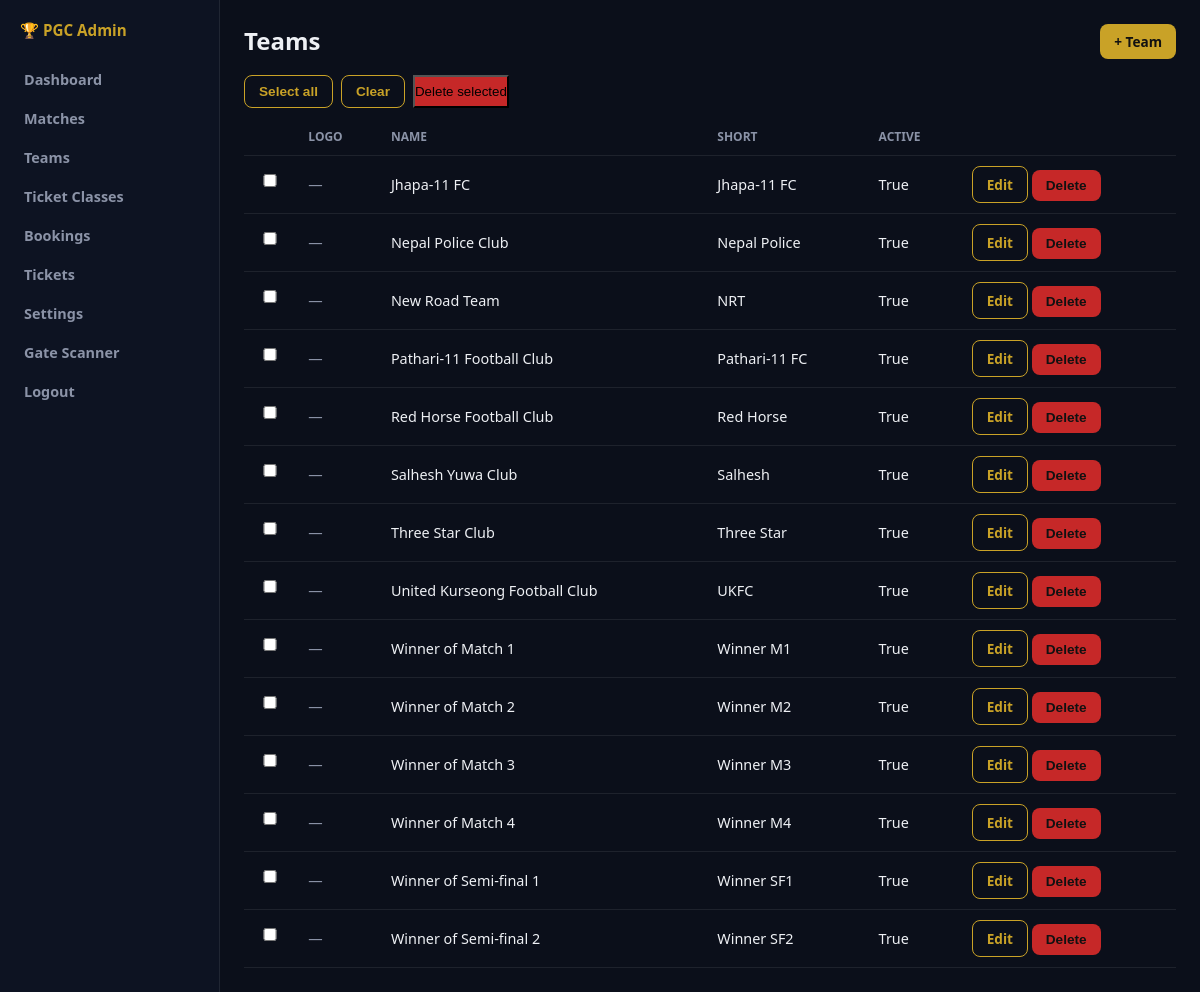
Screenshot of /admin/teams (signed in) with the database file from the repository.
### app/models/team.py (models this page shows, shortened)
class Team(db.Model):
    __tablename__ = 'teams'
    id = db.Column(db.Integer, primary_key=True)
    name = db.Column(db.String(120), nullable=False)
    short_name = db.Column(db.String(40))
    logo = db.Column(db.String(255))  # path under static/uploads
    primary_color = db.Column(db.String(20), default='#1a237e')
    secondary_color = db.Column(db.String(20), default='#ffffff')
    is_active = db.Column(db.Boolean, default=True)
    created_at = db.Column(db.DateTime, default=lambda: datetime.now(timezone.utc))

### app/routes/admin.py (the view)
@admin_bp.route('/teams')
@login_required
def teams():
    items = Team.query.order_by(Team.name).all()
    return render_template('admin/teams.html', teams=items)

### app/models/user.py (called while the page is built)
@login_manager.user_loader
def load_user(user_id):
    return User.query.get(int(user_id))

### app/templates/admin/teams.html (shortened to what this page needs)
{% extends "admin/base.html" %}
{% block content %}
<div style="display:flex;justify-content:space-between;margin-bottom:16px;flex-wrap:wrap;gap:8px">
  <h2>Teams</h2>
  <a class="btn" href="{{ url_for('admin.team_new') }}">+ Team</a>
</div>
<form method="post" action="{{ url_for('admin.team_bulk_delete') }}">
  <div style="margin-bottom:10px;display:flex;gap:8px;flex-wrap:wrap">
    <button type="button" class="btn btn-outline" onclick="document.querySelectorAll('.row-cb').forEach(c=>c.checked=true)">Select all</button>
    <button type="button" class="btn btn-outline" onclick="document.querySelectorAll('.row-cb').forEach(c=>c.checked=false)">Clear</button>
    <button type="submit" class="js-bulk-delete" data-confirm="Delete selected items?" class="btn" style="background:#c62828" >Delete selected</button>
  </div>
  <table>
    <tr><th></th><th>Logo</th><th>Name</th><th>Short</th><th>Active</th><th></th></tr>
    {% for t in teams %}
    <tr>
      <td><input class="row-cb" type="checkbox" name="ids" value="{{ t.id }}"></td>
      <td>
        {% if t.logo %}
        <img src="{{ url_for('admin.uploaded_file', filename=t.logo) }}" style="height:40px;width:40px;object-fit:contain;border-radius:50%;background:#111">
        {% else %}<span style="color:var(--muted)">—</span>{% endif %}
      </td>
      <td>{{ t.name }}</td>
      <td>{{ t.short_name }}</td>
      <td>{{ t.is_active }}</td>
      <td style="white-space:nowrap">
        <a class="btn btn-outline" href="{{ url_for('admin.team_edit', id=t.id) }}">Edit</a>
        <button data-confirm="Delete this team?" formaction="{{ url_for('admin.team_delete', id=t.id) }}" formmethod="post" class="btn" style="background:#c62828"
          >Delete</button>
      </td>
    </tr>
    {% endfor %}
  </table>
</form>
{% endblock %}

### app/static/css/admin.css (style rules this page uses)
:root { --bg:#0b0f1a; --side:#0d1322; --gold:#c9a227; --text:#eef0f4; --muted:#8b93a7; --card:#121a2b; --border:rgba(255,255,255,0.08); }
* { box-sizing:border-box;margin:0;padding:0 }
body { font-family:system-ui,sans-serif;background:var(--bg);color:var(--text);display:flex;min-height:100vh }
table { width:100%;border-collapse:collapse;font-size:0.9rem }
th,td { padding:10px 12px;text-align:left;border-bottom:1px solid var(--border) }
th { color:var(--muted);font-size:0.75rem;text-transform:uppercase }
.btn { display:inline-block;padding:8px 14px;border-radius:8px;background:var(--gold);color:#111;font-weight:700;border:none;cursor:pointer;text-decoration:none;font-size:0.85rem }
.btn-outline { background:transparent;border:1px solid var(--gold);color:var(--gold) }
input,select { padding:8px 10px;border-radius:8px;border:1px solid var(--border);background:#0a0e18;color:var(--text);margin:4px 0 12px;width:100%;max-width:360px }

### rows the page displays
Team: name "Jhapa-11 FC", short_name "Jhapa-11 FC", is_active "True"
Team: name "Nepal Police Club", short_name "Nepal Police", is_active "True"
Team: name "New Road Team", short_name "NRT", is_active "True"
Team: name "Pathari-11 Football Club", short_name "Pathari-11 FC", is_active "True"
Team: name "Red Horse Football Club", short_name "Red Horse", is_active "True"
Team: name "Salhesh Yuwa Club", short_name "Salhesh", is_active "True"
Team: name "Three Star Club", short_name "Three Star", is_active "True"
Team: name "United Kurseong Football Club", short_name "UKFC", is_active "True"
Team: name "Winner of Match 1", short_name "Winner M1", is_active "True"
Team: name "Winner of Match 2", short_name "Winner M2", is_active "True"
Team: name "Winner of Match 3", short_name "Winner M3", is_active "True"
Team: name "Winner of Match 4", short_name "Winner M4", is_active "True"
Team: name "Winner of Semi-final 1", short_name "Winner SF1", is_active "True"
Team: name "Winner of Semi-final 2", short_name "Winner SF2", is_active "True"
